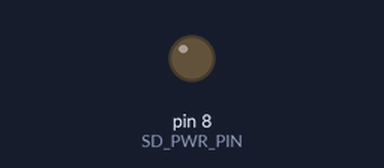
A sketch run on a simulated Arduino Uno, built with avr-gcc and run on an emulated ATmega328P. On the bench: output pins drawn as LEDs (lit = HIGH). The local clock reads 2024-03-15 10:24:30 at power-on unless the sketch sets it; storage starts empty; random numbers use the default seed unless the sketch sets one.

Above: at 0.1 s.
At 1.1 s:
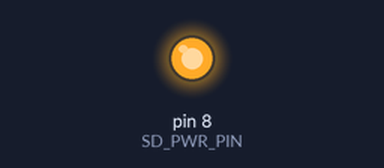
Timing chart, 0 to 2.6 s (numbered marks = the images above):
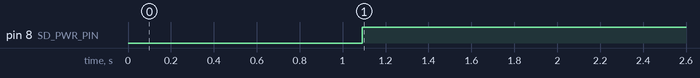

The sketch:

lowpowerlogging.ino
```cpp
// Libraries
#include <SPI.h>
#include <SD.h>
#include <Wire.h>
#include <RTClib.h>  // for DS3231 RTC
#include <LowPower.h>  // for sleep

// Pin Definitions
const int SD_CS_PIN = 10;    // Chip Select pin for SD card
const int SD_PWR_PIN = 8;    // GPIO to control SD card power (MOSFET)

RTC_DS3231 rtc;  // Real Time Clock object

// Variables
unsigned long wakeCount = 0;  // Counter for wake-up cycles

void setup() {
  // Initialize pins
  pinMode(SD_CS_PIN, OUTPUT);
  digitalWrite(SD_CS_PIN, HIGH);  // Deselect SD card
  pinMode(SD_PWR_PIN, OUTPUT);
  digitalWrite(SD_PWR_PIN, HIGH); // SD card power off (MOSFET OFF)

  Wire.begin();
  rtc.begin();

  // rtc.adjust(DateTime(F(__DATE__), F(__TIME__)));

  randomSeed(analogRead(A0)); // Random seed setup
}

void loop() {
  wakeCount++;

  // 1. Power on SD Card
  digitalWrite(SD_PWR_PIN, LOW);
  delay(50);  // Wait for SD card to stabilize

  // 2. Initialize SD Card
  if (!SD.begin(SD_CS_PIN)) {
    powerDownSD();
    sleepForTenMinutes();
    return;
  }

  // 3. Get Current Time for Filename
  DateTime now = rtc.now();
  char filename[20];
  sprintf(filename, "%02d%02d%02d_%02d%02d.CSV",
          now.year() % 100, now.month(), now.day(), now.hour(), now.minute());

  // 4. Create and Write to File
  File dataFile = SD.open(filename, FILE_WRITE);
  if (dataFile) {
    for (int i = 0; i < 5; i++) {
      unsigned long timestamp = now.unixtime() + (i * 10);  // Dummy variation
      int sensorValue = random(0, 1000);

      dataFile.print(timestamp);
      dataFile.print(",");
      dataFile.println(sensorValue);

      delay(200);
    }
    dataFile.close();
  }

  // 5. Power Down SD Card
  powerDownSD();

  // 6. Sleep for 10 minutes
  sleepForTenMinutes();
}

void powerDownSD() {
  digitalWrite(SD_CS_PIN, HIGH);  // Deselect SD
  pinMode(SD_CS_PIN, INPUT);
  pinMode(MOSI, INPUT);
  pinMode(MISO, INPUT);
  pinMode(SCK, INPUT);
  digitalWrite(SD_PWR_PIN, HIGH); // Turn off SD card power
}

void sleepForTenMinutes() {
  for (int i = 0; i < 75; i++) {  // 75 x 8s = 600s (10 minutes)
    LowPower.powerDown(SLEEP_8S, ADC_OFF, BOD_OFF);
  }
}
```

Measured:
- by itself, pin 8 (SD_PWR_PIN): LOW → HIGH at 1.1 s
